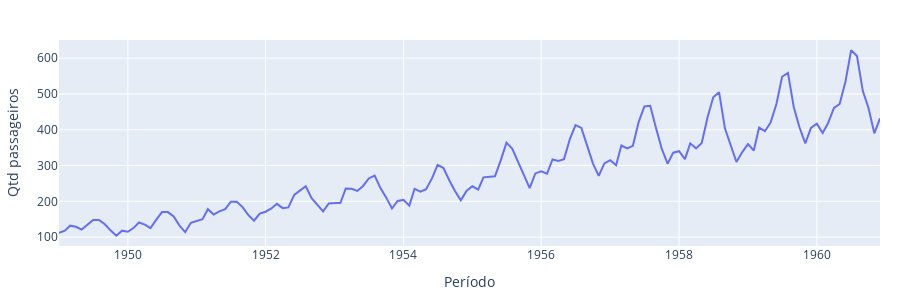

Notebook source saved alongside this figure:
### Markdown cell above
## Visualizando a série temporal

### Code cell
plotly.offline.init_notebook_mode(connected=True)

fig = px.line(
    df_air,
    x='Período',
    y='Qtd passageiros',
    hover_data='Qtd passageiros',
    #labels={"Total_kg": "Carga total de passageiros (kg)", "dt_hour": "Hora do dia"},
    height=400,
    width=900,
)
#fig.update_yaxes(showticklabels=True)
fig.update_layout(
    barmode="group",
    showlegend=True,
    title={
        #"text": "Movimentação por hora do dia",
        "x": 0.5,
        "xanchor": "center",
        "yanchor": "top",
    },
    height=300,
    width=900,
    margin={
        'l': 20,
        'r': 20,
        't': 40,
        'b': 20
    },
)
fig.show()

### Figure 1 — Plotly figure (JSON) as saved in the notebook; plotly's stock layout.template omitted (floating-point values rounded to 4 significant figures; data arrays with more than 128 entries replaced by an {"elided": "..."} marker saying what was removed)
{"data": [{"hovertemplate": "Período=%{x}<br>Qtd passageiros=%{y}<extra></extra>", "legendgroup": "", "line": {"color": "#636efa", "dash": "solid"}, "marker": {"symbol": "circle"}, "mode": "lines", "name": "", "orientation": "v", "showlegend": false, "type": "scatter", "x": {"elided": "144 str values"}, "xaxis": "x", "y": {"elided": "144 int values"}, "yaxis": "y"}], "layout": {"barmode": "group", "height": 300, "legend": {"tracegroupgap": 0}, "margin": {"b": 20, "l": 20, "r": 20, "t": 40}, "showlegend": true, "title": {"x": 0.5, "xanchor": "center", "yanchor": "top"}, "width": 900, "xaxis": {"anchor": "y", "domain": [0, 1], "title": {"text": "Período"}}, "yaxis": {"anchor": "x", "domain": [0, 1], "title": {"text": "Qtd passageiros"}}}}
